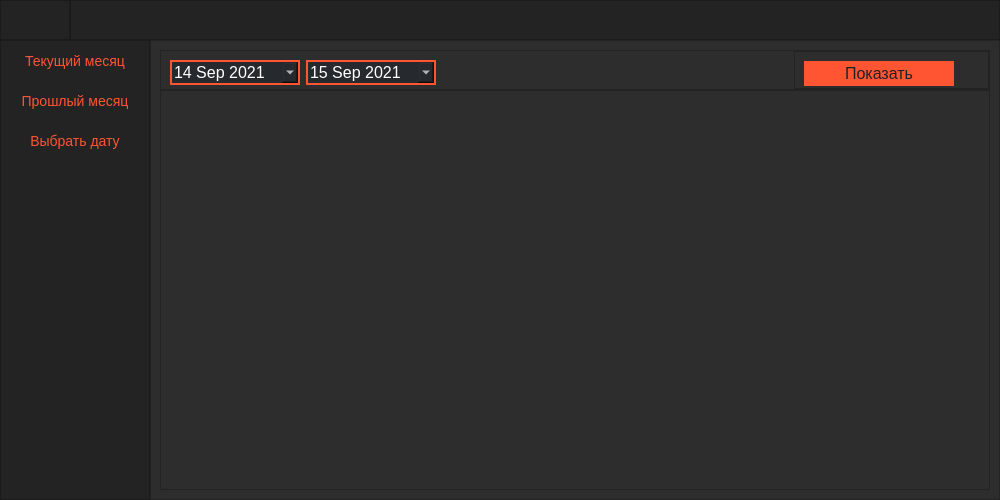
<?xml version="1.0" encoding="UTF-8"?>
<ui version="4.0">
 <class>MainWindow</class>
 <widget class="QMainWindow" name="MainWindow">
  <property name="geometry">
   <rect>
    <x>0</x>
    <y>0</y>
    <width>1000</width>
    <height>500</height>
   </rect>
  </property>
  <property name="minimumSize">
   <size>
    <width>1000</width>
    <height>500</height>
   </size>
  </property>
  <property name="windowTitle">
   <string>MainWindow</string>
  </property>
  <property name="styleSheet">
   <string notr="true">background-color: rgb(45, 45, 45);</string>
  </property>
  <widget class="QWidget" name="centralwidget">
   <layout class="QVBoxLayout" name="verticalLayout">
    <property name="spacing">
     <number>0</number>
    </property>
    <property name="leftMargin">
     <number>0</number>
    </property>
    <property name="topMargin">
     <number>0</number>
    </property>
    <property name="rightMargin">
     <number>0</number>
    </property>
    <property name="bottomMargin">
     <number>0</number>
    </property>
    <item>
     <widget class="QFrame" name="top_bar">
      <property name="minimumSize">
       <size>
        <width>0</width>
        <height>40</height>
       </size>
      </property>
      <property name="maximumSize">
       <size>
        <width>16777215</width>
        <height>40</height>
       </size>
      </property>
      <property name="styleSheet">
       <string notr="true">background-color: rgb(35, 35, 35);</string>
      </property>
      <property name="frameShape">
       <enum>QFrame::NoFrame</enum>
      </property>
      <property name="frameShadow">
       <enum>QFrame::Raised</enum>
      </property>
      <layout class="QHBoxLayout" name="horizontalLayout">
       <property name="spacing">
        <number>0</number>
       </property>
       <property name="leftMargin">
        <number>0</number>
       </property>
       <property name="topMargin">
        <number>0</number>
       </property>
       <property name="rightMargin">
        <number>0</number>
       </property>
       <property name="bottomMargin">
        <number>0</number>
       </property>
       <item>
        <widget class="QFrame" name="frame_toogle">
         <property name="maximumSize">
          <size>
           <width>70</width>
           <height>40</height>
          </size>
         </property>
         <property name="styleSheet">
          <string notr="true">background-color: rgb(35, 35, 35);</string>
         </property>
         <property name="frameShape">
          <enum>QFrame::StyledPanel</enum>
         </property>
         <property name="frameShadow">
          <enum>QFrame::Raised</enum>
         </property>
         <layout class="QVBoxLayout" name="verticalLayout_2">
          <property name="spacing">
           <number>0</number>
          </property>
          <property name="leftMargin">
           <number>0</number>
          </property>
          <property name="topMargin">
           <number>0</number>
          </property>
          <property name="rightMargin">
           <number>0</number>
          </property>
          <property name="bottomMargin">
           <number>0</number>
          </property>
          <item>
           <widget class="QPushButton" name="btn_toggle">
            <property name="sizePolicy">
             <sizepolicy hsizetype="Expanding" vsizetype="Expanding">
              <horstretch>0</horstretch>
              <verstretch>0</verstretch>
             </sizepolicy>
            </property>
            <property name="styleSheet">
             <string notr="true">QPushButton {
                                         
    background-color: #232323;
    border-style: solid;
    border-width: 0px;
    border-radius: 0px;
    border-color: #ff5533;
    font:  14px;
    padding: 0px;
    color:  #ff5533;
}
QPushButton:hover {
    background:  #232323;
    color:#262a2f;
} 
QPushButton:pressed {                              
   background: #ff5533;
   border-style: solid; 
   color:#ff5533;
}</string>
            </property>
            <property name="text">
             <string/>
            </property>
            <property name="icon">
             <iconset>
              <normaloff>toggle_icon.png</normaloff>toggle_icon.png</iconset>
            </property>
            <property name="iconSize">
             <size>
              <width>32</width>
              <height>32</height>
             </size>
            </property>
           </widget>
          </item>
         </layout>
        </widget>
       </item>
       <item>
        <widget class="QFrame" name="frame_top">
         <property name="minimumSize">
          <size>
           <width>0</width>
           <height>40</height>
          </size>
         </property>
         <property name="frameShape">
          <enum>QFrame::StyledPanel</enum>
         </property>
         <property name="frameShadow">
          <enum>QFrame::Raised</enum>
         </property>
        </widget>
       </item>
      </layout>
     </widget>
    </item>
    <item>
     <widget class="QFrame" name="content">
      <property name="frameShape">
       <enum>QFrame::NoFrame</enum>
      </property>
      <property name="frameShadow">
       <enum>QFrame::Raised</enum>
      </property>
      <layout class="QHBoxLayout" name="horizontalLayout_2">
       <property name="spacing">
        <number>0</number>
       </property>
       <property name="leftMargin">
        <number>0</number>
       </property>
       <property name="topMargin">
        <number>0</number>
       </property>
       <property name="rightMargin">
        <number>0</number>
       </property>
       <property name="bottomMargin">
        <number>0</number>
       </property>
       <item>
        <widget class="QFrame" name="frame_left_menu">
         <property name="minimumSize">
          <size>
           <width>150</width>
           <height>0</height>
          </size>
         </property>
         <property name="maximumSize">
          <size>
           <width>70</width>
           <height>16777215</height>
          </size>
         </property>
         <property name="styleSheet">
          <string notr="true">background-color: rgb(35, 35, 35);</string>
         </property>
         <property name="frameShape">
          <enum>QFrame::StyledPanel</enum>
         </property>
         <property name="frameShadow">
          <enum>QFrame::Raised</enum>
         </property>
         <layout class="QVBoxLayout" name="verticalLayout_3">
          <property name="spacing">
           <number>0</number>
          </property>
          <property name="leftMargin">
           <number>0</number>
          </property>
          <property name="topMargin">
           <number>0</number>
          </property>
          <property name="rightMargin">
           <number>0</number>
          </property>
          <property name="bottomMargin">
           <number>0</number>
          </property>
          <item alignment="Qt::AlignTop">
           <widget class="QFrame" name="frame_top_menus">
            <property name="frameShape">
             <enum>QFrame::NoFrame</enum>
            </property>
            <property name="frameShadow">
             <enum>QFrame::Raised</enum>
            </property>
            <layout class="QVBoxLayout" name="verticalLayout_4">
             <property name="spacing">
              <number>0</number>
             </property>
             <property name="leftMargin">
              <number>0</number>
             </property>
             <property name="topMargin">
              <number>0</number>
             </property>
             <property name="rightMargin">
              <number>0</number>
             </property>
             <property name="bottomMargin">
              <number>0</number>
             </property>
             <item>
              <widget class="QPushButton" name="btn_cur_mon">
               <property name="minimumSize">
                <size>
                 <width>0</width>
                 <height>40</height>
                </size>
               </property>
               <property name="styleSheet">
                <string notr="true">QPushButton {
	background-color: rgb(85, 255, 255);
                                         
    background-color: #232323;
    border-style: solid;
    border-width: 0px;
    border-radius: 0px;
    border-color: #ff5533;
    font:  14px;
    padding: 0px;
    color:  #ff5533;
}

QPushButton:hover {
    background:  #ff5533;
    color:#262a2f;
} 
QPushButton:pressed {                              
   background:#2d2d2d;
   border-style: solid; 
   color:#ff5533;
}</string>
               </property>
               <property name="text">
                <string>Текущий месяц</string>
               </property>
              </widget>
             </item>
             <item>
              <widget class="QPushButton" name="btn_prev_mon">
               <property name="minimumSize">
                <size>
                 <width>0</width>
                 <height>40</height>
                </size>
               </property>
               <property name="styleSheet">
                <string notr="true">QPushButton {
                                         
    background-color: #232323;
    border-style: solid;
    border-width: 0px;
    border-radius: 0px;
    border-color: #ff5533;
    font:  14px;
    padding: 0px;
    color:  #ff5533;
}
QPushButton:hover {
    background:  #ff5533;
    color:#262a2f;
} 
QPushButton:pressed {                              
   background:#2d2d2d;
   border-style: solid; 
   color:#ff5533;
}</string>
               </property>
               <property name="text">
                <string>Прошлый месяц</string>
               </property>
              </widget>
             </item>
             <item>
              <widget class="QPushButton" name="btn_select_date">
               <property name="minimumSize">
                <size>
                 <width>0</width>
                 <height>40</height>
                </size>
               </property>
               <property name="styleSheet">
                <string notr="true">QPushButton {
                                         
    background-color:#232323;
    border-style: solid;
    border-width: 0px;
    border-radius: 0px;
    border-color: #ff5533;
    font:  14px;
    padding: 0px;
    color:  #ff5533;
}
QPushButton:hover {
    background:  #ff5533;
    color:#262a2f;
} 
QPushButton:pressed {                              
   background: #2d2d2d;
   border-style: solid; 
   color:#ff5533;
}</string>
               </property>
               <property name="text">
                <string>Выбрать дату</string>
               </property>
              </widget>
             </item>
            </layout>
           </widget>
          </item>
         </layout>
        </widget>
       </item>
       <item>
        <widget class="QFrame" name="frame_pages">
         <property name="frameShape">
          <enum>QFrame::StyledPanel</enum>
         </property>
         <property name="frameShadow">
          <enum>QFrame::Raised</enum>
         </property>
         <layout class="QVBoxLayout" name="verticalLayout_5">
          <item>
           <widget class="QStackedWidget" name="Pages_Widjet">
            <property name="minimumSize">
             <size>
              <width>0</width>
              <height>40</height>
             </size>
            </property>
            <property name="currentIndex">
             <number>0</number>
            </property>
            <widget class="QWidget" name="selected_data_page">
             <layout class="QVBoxLayout" name="verticalLayout_10">
              <property name="spacing">
               <number>0</number>
              </property>
              <property name="leftMargin">
               <number>0</number>
              </property>
              <property name="topMargin">
               <number>0</number>
              </property>
              <property name="rightMargin">
               <number>0</number>
              </property>
              <property name="bottomMargin">
               <number>0</number>
              </property>
              <item>
               <widget class="QFrame" name="options_frame_selected">
                <property name="minimumSize">
                 <size>
                  <width>0</width>
                  <height>40</height>
                 </size>
                </property>
                <property name="maximumSize">
                 <size>
                  <width>16777215</width>
                  <height>40</height>
                 </size>
                </property>
                <property name="styleSheet">
                 <string notr="true">background-color: rgb(45, 45, 45);</string>
                </property>
                <property name="frameShape">
                 <enum>QFrame::StyledPanel</enum>
                </property>
                <property name="frameShadow">
                 <enum>QFrame::Raised</enum>
                </property>
                <layout class="QHBoxLayout" name="horizontalLayout_3">
                 <property name="spacing">
                  <number>0</number>
                 </property>
                 <property name="leftMargin">
                  <number>0</number>
                 </property>
                 <property name="topMargin">
                  <number>0</number>
                 </property>
                 <property name="rightMargin">
                  <number>0</number>
                 </property>
                 <property name="bottomMargin">
                  <number>0</number>
                 </property>
                 <item alignment="Qt::AlignLeft">
                  <widget class="QFrame" name="frame">
                   <property name="frameShape">
                    <enum>QFrame::NoFrame</enum>
                   </property>
                   <property name="frameShadow">
                    <enum>QFrame::Raised</enum>
                   </property>
                   <layout class="QHBoxLayout" name="horizontalLayout_4">
                    <item>
                     <widget class="QDateEdit" name="date_in">
                      <property name="minimumSize">
                       <size>
                        <width>130</width>
                        <height>25</height>
                       </size>
                      </property>
                      <property name="styleSheet">
                       <string notr="true">QDateEdit {                                  
    background-color: #262a2f; 
    border-style: solid;
    border-width: 2px;
    border-radius: 0px;
    border-color: #ff5533;
    font:  16px;
    min-width: 5em;
    padding: 0px;
    color: #ffffff; 
}




</string>
                      </property>
                      <property name="wrapping">
                       <bool>false</bool>
                      </property>
                      <property name="frame">
                       <bool>true</bool>
                      </property>
                      <property name="alignment">
                       <set>Qt::AlignLeading|Qt::AlignLeft|Qt::AlignVCenter</set>
                      </property>
                      <property name="readOnly">
                       <bool>false</bool>
                      </property>
                      <property name="buttonSymbols">
                       <enum>QAbstractSpinBox::PlusMinus</enum>
                      </property>
                      <property name="accelerated">
                       <bool>false</bool>
                      </property>
                      <property name="showGroupSeparator" stdset="0">
                       <bool>true</bool>
                      </property>
                      <property name="dateTime">
                       <datetime>
                        <hour>0</hour>
                        <minute>0</minute>
                        <second>0</second>
                        <year>2021</year>
                        <month>9</month>
                        <day>14</day>
                       </datetime>
                      </property>
                      <property name="minimumDate">
                       <date>
                        <year>2021</year>
                        <month>1</month>
                        <day>1</day>
                       </date>
                      </property>
                      <property name="maximumTime">
                       <time>
                        <hour>0</hour>
                        <minute>0</minute>
                        <second>0</second>
                       </time>
                      </property>
                      <property name="calendarPopup">
                       <bool>true</bool>
                      </property>
                      <property name="timeSpec">
                       <enum>Qt::TimeZone</enum>
                      </property>
                     </widget>
                    </item>
                    <item>
                     <widget class="QDateEdit" name="date_out">
                      <property name="minimumSize">
                       <size>
                        <width>130</width>
                        <height>25</height>
                       </size>
                      </property>
                      <property name="styleSheet">
                       <string notr="true">QDateEdit {
                                         
    background-color: #262a2f; 
    border-style: solid;
    border-width: 2px;
    border-radius: 0px;
    border-color: #ff5533;
    font:  16px;
    min-width: 5em;
    padding: 0px;
    color: #ffffff; 
}




</string>
                      </property>
                      <property name="wrapping">
                       <bool>false</bool>
                      </property>
                      <property name="frame">
                       <bool>true</bool>
                      </property>
                      <property name="alignment">
                       <set>Qt::AlignLeading|Qt::AlignLeft|Qt::AlignVCenter</set>
                      </property>
                      <property name="readOnly">
                       <bool>false</bool>
                      </property>
                      <property name="buttonSymbols">
                       <enum>QAbstractSpinBox::PlusMinus</enum>
                      </property>
                      <property name="accelerated">
                       <bool>false</bool>
                      </property>
                      <property name="showGroupSeparator" stdset="0">
                       <bool>true</bool>
                      </property>
                      <property name="dateTime">
                       <datetime>
                        <hour>0</hour>
                        <minute>0</minute>
                        <second>0</second>
                        <year>2021</year>
                        <month>9</month>
                        <day>15</day>
                       </datetime>
                      </property>
                      <property name="minimumDate">
                       <date>
                        <year>2021</year>
                        <month>1</month>
                        <day>1</day>
                       </date>
                      </property>
                      <property name="maximumTime">
                       <time>
                        <hour>0</hour>
                        <minute>0</minute>
                        <second>0</second>
                       </time>
                      </property>
                      <property name="calendarPopup">
                       <bool>true</bool>
                      </property>
                      <property name="date">
                       <date>
                        <year>2021</year>
                        <month>9</month>
                        <day>15</day>
                       </date>
                      </property>
                     </widget>
                    </item>
                   </layout>
                  </widget>
                 </item>
                 <item alignment="Qt::AlignRight">
                  <widget class="QFrame" name="frame_2">
                   <property name="frameShape">
                    <enum>QFrame::StyledPanel</enum>
                   </property>
                   <property name="frameShadow">
                    <enum>QFrame::Raised</enum>
                   </property>
                   <layout class="QHBoxLayout" name="horizontalLayout_5">
                    <item>
                     <widget class="QPushButton" name="update_selected_date">
                      <property name="sizePolicy">
                       <sizepolicy hsizetype="Ignored" vsizetype="Fixed">
                        <horstretch>0</horstretch>
                        <verstretch>0</verstretch>
                       </sizepolicy>
                      </property>
                      <property name="minimumSize">
                       <size>
                        <width>150</width>
                        <height>25</height>
                       </size>
                      </property>
                      <property name="maximumSize">
                       <size>
                        <width>150</width>
                        <height>16777215</height>
                       </size>
                      </property>
                      <property name="focusPolicy">
                       <enum>Qt::StrongFocus</enum>
                      </property>
                      <property name="acceptDrops">
                       <bool>false</bool>
                      </property>
                      <property name="toolTip">
                       <string/>
                      </property>
                      <property name="layoutDirection">
                       <enum>Qt::LeftToRight</enum>
                      </property>
                      <property name="styleSheet">
                       <string notr="true">QPushButton {
                                         
    background-color: #ff5533;
    border-style: solid;
    border-width: 2px;
    border-radius: 0px;
    border-color: #ff5533;
    font:  16px;
    min-width: 5em;
    padding: 0px;
    color: #1e2027;
}
QPushButton:hover {
    background: #262a2f; 
    color:#ff5533;
} 
QPushButton:pressed {                              
   background: #262a2f;
   border-style: solid; 
   color:#ff5533;
}</string>
                      </property>
                      <property name="text">
                       <string>Показать</string>
                      </property>
                      <property name="autoDefault">
                       <bool>false</bool>
                      </property>
                      <property name="default">
                       <bool>false</bool>
                      </property>
                     </widget>
                    </item>
                    <item>
                     <spacer name="horizontalSpacer">
                      <property name="orientation">
                       <enum>Qt::Horizontal</enum>
                      </property>
                      <property name="sizeType">
                       <enum>QSizePolicy::Fixed</enum>
                      </property>
                      <property name="sizeHint" stdset="0">
                       <size>
                        <width>25</width>
                        <height>20</height>
                       </size>
                      </property>
                     </spacer>
                    </item>
                   </layout>
                  </widget>
                 </item>
                </layout>
               </widget>
              </item>
              <item>
               <widget class="QFrame" name="plot_frame_selected">
                <property name="frameShape">
                 <enum>QFrame::StyledPanel</enum>
                </property>
                <property name="frameShadow">
                 <enum>QFrame::Raised</enum>
                </property>
                <layout class="QVBoxLayout" name="verticalLayout_11">
                 <property name="spacing">
                  <number>0</number>
                 </property>
                 <property name="leftMargin">
                  <number>0</number>
                 </property>
                 <property name="topMargin">
                  <number>0</number>
                 </property>
                 <property name="rightMargin">
                  <number>0</number>
                 </property>
                 <property name="bottomMargin">
                  <number>0</number>
                 </property>
                 <item>
                  <widget class="QWidget" name="selected_plot_widget" native="true">
                   <property name="sizePolicy">
                    <sizepolicy hsizetype="Preferred" vsizetype="Preferred">
                     <horstretch>0</horstretch>
                     <verstretch>0</verstretch>
                    </sizepolicy>
                   </property>
                   <property name="styleSheet">
                    <string notr="true">
background-color: rgb(45, 45, 45);</string>
                   </property>
                  </widget>
                 </item>
                </layout>
               </widget>
              </item>
             </layout>
            </widget>
            <widget class="QWidget" name="curr_mon_page">
             <layout class="QVBoxLayout" name="verticalLayout_6">
              <property name="spacing">
               <number>0</number>
              </property>
              <property name="leftMargin">
               <number>0</number>
              </property>
              <property name="topMargin">
               <number>0</number>
              </property>
              <property name="rightMargin">
               <number>0</number>
              </property>
              <property name="bottomMargin">
               <number>0</number>
              </property>
              <item>
               <widget class="QFrame" name="options_frame_curr">
                <property name="minimumSize">
                 <size>
                  <width>0</width>
                  <height>40</height>
                 </size>
                </property>
                <property name="maximumSize">
                 <size>
                  <width>16777215</width>
                  <height>40</height>
                 </size>
                </property>
                <property name="styleSheet">
                 <string notr="true">background-color: rgb(45, 45, 45);</string>
                </property>
                <property name="frameShape">
                 <enum>QFrame::NoFrame</enum>
                </property>
                <property name="frameShadow">
                 <enum>QFrame::Raised</enum>
                </property>
                <widget class="QPushButton" name="update_curr_mon">
                 <property name="geometry">
                  <rect>
                   <x>10</x>
                   <y>0</y>
                   <width>131</width>
                   <height>31</height>
                  </rect>
                 </property>
                 <property name="styleSheet">
                  <string notr="true">QPushButton {
                                         
    background-color: #ff5533;
    border-style: solid;
    border-width: 2px;
    border-radius: 0px;
    border-color: #ff5533;
    font:  16px;
    min-width: 5em;
    padding: 0px;
    color: #1e2027;
}
QPushButton:hover {
    background: #262a2f; 
    color:#ff5533;
} 
QPushButton:pressed {                              
   background: #262a2f;
   border-style: solid; 
   color:#ff5533;
}</string>
                 </property>
                 <property name="text">
                  <string>Показать</string>
                 </property>
                </widget>
                <widget class="QLabel" name="label">
                 <property name="geometry">
                  <rect>
                   <x>290</x>
                   <y>10</y>
                   <width>131</width>
                   <height>16</height>
                  </rect>
                 </property>
                 <property name="styleSheet">
                  <string notr="true">color: rgb(255, 255, 255);</string>
                 </property>
                 <property name="text">
                  <string>Текущий месяц</string>
                 </property>
                </widget>
               </widget>
              </item>
              <item>
               <widget class="QFrame" name="plot_frame_curr">
                <property name="styleSheet">
                 <string notr="true">
background-color: rgb(45, 45, 45);</string>
                </property>
                <property name="frameShape">
                 <enum>QFrame::NoFrame</enum>
                </property>
                <property name="frameShadow">
                 <enum>QFrame::Raised</enum>
                </property>
                <layout class="QVBoxLayout" name="verticalLayout_9">
                 <property name="spacing">
                  <number>0</number>
                 </property>
                 <property name="leftMargin">
                  <number>0</number>
                 </property>
                 <property name="topMargin">
                  <number>0</number>
                 </property>
                 <property name="rightMargin">
                  <number>0</number>
                 </property>
                 <property name="bottomMargin">
                  <number>0</number>
                 </property>
                 <item>
                  <widget class="QWidget" name="curr_plot_widget" native="true">
                   <property name="sizePolicy">
                    <sizepolicy hsizetype="Preferred" vsizetype="Preferred">
                     <horstretch>0</horstretch>
                     <verstretch>0</verstretch>
                    </sizepolicy>
                   </property>
                   <property name="styleSheet">
                    <string notr="true">
background-color: rgb(45, 45, 45);</string>
                   </property>
                   <widget class="QLabel" name="label_3">
                    <property name="geometry">
                     <rect>
                      <x>370</x>
                      <y>120</y>
                      <width>131</width>
                      <height>16</height>
                     </rect>
                    </property>
                    <property name="styleSheet">
                     <string notr="true">color: rgb(255, 255, 255);</string>
                    </property>
                    <property name="text">
                     <string>Текущий месяц</string>
                    </property>
                   </widget>
                  </widget>
                 </item>
                </layout>
               </widget>
              </item>
             </layout>
            </widget>
            <widget class="QWidget" name="prev_mon_page">
             <layout class="QVBoxLayout" name="verticalLayout_7">
              <property name="spacing">
               <number>0</number>
              </property>
              <property name="leftMargin">
               <number>0</number>
              </property>
              <property name="topMargin">
               <number>0</number>
              </property>
              <property name="rightMargin">
               <number>0</number>
              </property>
              <property name="bottomMargin">
               <number>0</number>
              </property>
              <item>
               <widget class="QFrame" name="options_frame_prev">
                <property name="minimumSize">
                 <size>
                  <width>0</width>
                  <height>40</height>
                 </size>
                </property>
                <property name="maximumSize">
                 <size>
                  <width>16777215</width>
                  <height>40</height>
                 </size>
                </property>
                <property name="styleSheet">
                 <string notr="true">background-color: rgb(45, 45, 45);</string>
                </property>
                <property name="frameShape">
                 <enum>QFrame::NoFrame</enum>
                </property>
                <property name="frameShadow">
                 <enum>QFrame::Raised</enum>
                </property>
                <widget class="QPushButton" name="update_prev_mon">
                 <property name="geometry">
                  <rect>
                   <x>10</x>
                   <y>0</y>
                   <width>131</width>
                   <height>31</height>
                  </rect>
                 </property>
                 <property name="styleSheet">
                  <string notr="true">QPushButton {
                                         
    background-color: #ff5533;
    border-style: solid;
    border-width: 2px;
    border-radius: 0px;
    border-color: #ff5533;
    font:  16px;
    min-width: 5em;
    padding: 0px;
    color: #1e2027;
}
QPushButton:hover {
    background: #262a2f; 
    color:#ff5533;
} 
QPushButton:pressed {                              
   background: #262a2f;
   border-style: solid; 
   color:#ff5533;
}</string>
                 </property>
                 <property name="text">
                  <string>Показать</string>
                 </property>
                </widget>
                <widget class="QLabel" name="label_2">
                 <property name="geometry">
                  <rect>
                   <x>350</x>
                   <y>10</y>
                   <width>131</width>
                   <height>16</height>
                  </rect>
                 </property>
                 <property name="styleSheet">
                  <string notr="true">color: rgb(255, 255, 255);</string>
                 </property>
                 <property name="text">
                  <string>Прошлый месяц</string>
                 </property>
                </widget>
               </widget>
              </item>
              <item>
               <widget class="QFrame" name="plot_frame_prev">
                <property name="styleSheet">
                 <string notr="true">
background-color: rgb(45, 45, 45);</string>
                </property>
                <property name="frameShape">
                 <enum>QFrame::NoFrame</enum>
                </property>
                <property name="frameShadow">
                 <enum>QFrame::Raised</enum>
                </property>
                <layout class="QVBoxLayout" name="verticalLayout_8">
                 <property name="spacing">
                  <number>0</number>
                 </property>
                 <property name="leftMargin">
                  <number>0</number>
                 </property>
                 <property name="topMargin">
                  <number>0</number>
                 </property>
                 <property name="rightMargin">
                  <number>0</number>
                 </property>
                 <property name="bottomMargin">
                  <number>0</number>
                 </property>
                 <item>
                  <widget class="QWidget" name="prev_plot_widget" native="true">
                   <property name="sizePolicy">
                    <sizepolicy hsizetype="Preferred" vsizetype="Preferred">
                     <horstretch>0</horstretch>
                     <verstretch>0</verstretch>
                    </sizepolicy>
                   </property>
                   <property name="styleSheet">
                    <string notr="true">
background-color: rgb(45, 45, 45);</string>
                   </property>
                  </widget>
                 </item>
                </layout>
               </widget>
              </item>
             </layout>
            </widget>
           </widget>
          </item>
         </layout>
        </widget>
       </item>
      </layout>
     </widget>
    </item>
   </layout>
  </widget>
 </widget>
 <resources/>
 <connections/>
</ui>
